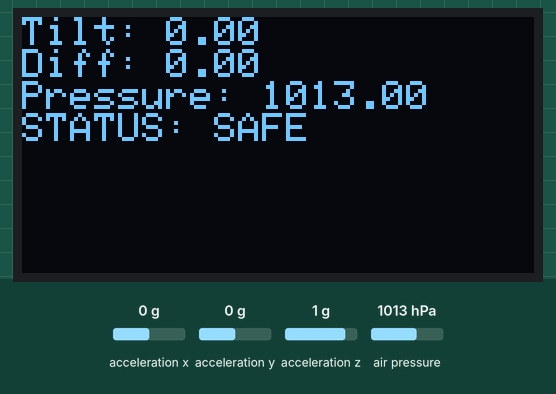
This sketch was run on a simulated ESP32. Parts: 128×64 one-colour display. Wiring (inferred from the names in the program): MPU-6050 motion sensor at I2C address 0x69. The inputs (shaded band) are chosen by the test bench; at power-on: acceleration x 0 g, air pressure 1013 hPa, acceleration y 0 g, acceleration z 1 g. Nothing arrives over Bluetooth unless stated; what the sketch prints to the serial monitor is not drawn.

Above: at 8.3 s.
8.4 s: acceleration x set to -1.4 g
At 8.61 s:
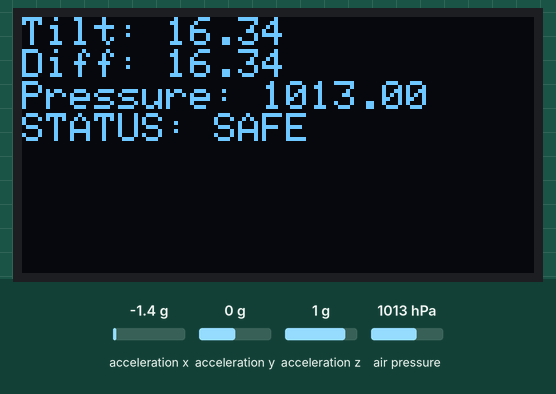
10.0 s: air pressure set to 952 hPa
At 11.34 s:
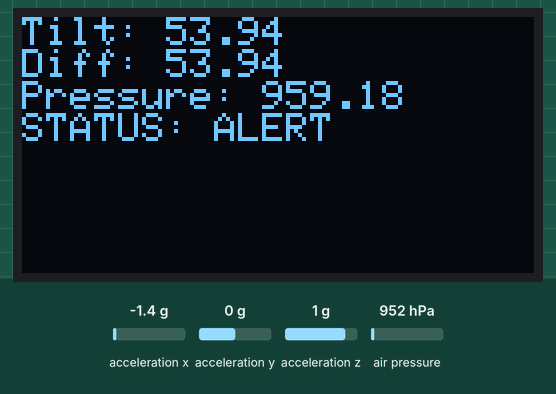
13.0 s: acceleration y set to -1.4 g
At 13.15 s:
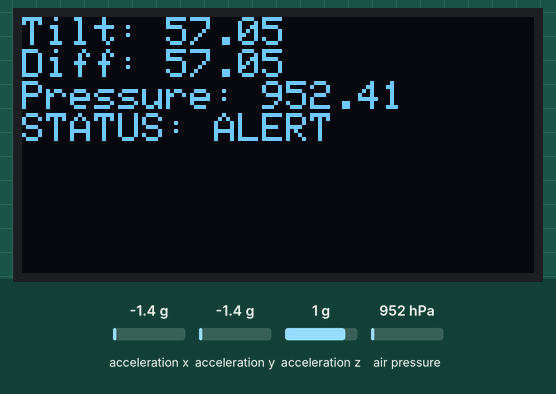
14.5 s: acceleration z set to -1.4 g
At 14.74 s:
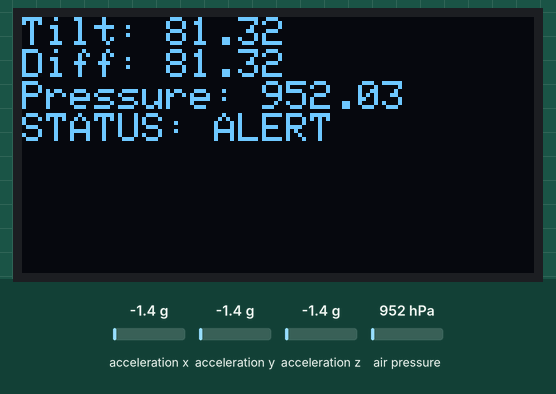
16.1 s: acceleration x set to -0.8 g
At 16.33 s:
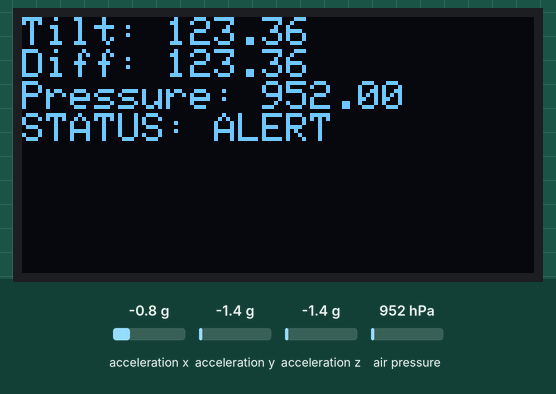
Timing chart, 0 to 18.7 s (numbered marks = the images above; inputs shaded):
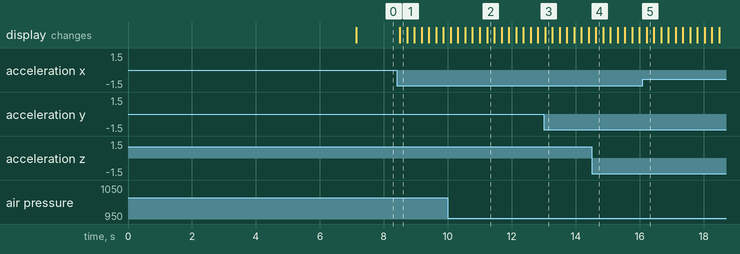

The sketch:

ScoutNode.ino
```cpp
#include <Wire.h>
#include <Adafruit_BMP085.h>
#include <WiFi.h>
#include <esp_now.h>
#include <Adafruit_GFX.h>
#include <Adafruit_SSD1306.h>
#include <BLEDevice.h>
#include <BLEUtils.h>
#include <BLEServer.h>
#include <BLEAdvertising.h>

// =======================
// BLE Definitions & Protocol
// =======================
#define BLE_SERVICE_UUID "4fafc201-1fb5-459e-8fcc-c5c9c331914b"
#define BLE_DEVICE_NAME  "ScoutNode_J2"

enum AlertState {
  STATE_NORMAL,
  STATE_FALL_ALERT
};

AlertState currentBleState = STATE_NORMAL;
BLEAdvertising *pAdvertising = nullptr;

// =======================
// I2C Pins
// =======================
#define I2C_SDA 21
#define I2C_SCL 22

#define MPU6050_ADDR 0x69

Adafruit_BMP085 bmp;
#define SCREEN_WIDTH 128
#define SCREEN_HEIGHT 64

Adafruit_SSD1306 display(
  SCREEN_WIDTH,
  SCREEN_HEIGHT,
  &Wire,
  -1
);

//=======================
// Calibration Variables
//=======================

float baselinePressure = 0;
float baselineTilt = 0;

float currentPressure = 0;
float currentTilt = 0;

// Thresholds
const float TILT_THRESHOLD = 15.0;
const float PRESSURE_THRESHOLD = 2.0;

const int REQUIRED_COUNT = 5;

int sustainCounter = 0;

bool alertTriggered = false;

const float ALPHA = 0.3;

//=======================
// Speaker MAC Address
//=======================

// CHANGE THIS LATER
uint8_t speakerAddress[] =
{
  0xFC,0xF5,0xC4,0xAA,0xD3,0xD3
};

typedef struct
{
  char message[20];
} AlertMessage;

AlertMessage outgoing;

//=======================
// BLE Advertising Update (State-Driven)
//=======================

void updateBleAdvertising(AlertState state)
{
    if (pAdvertising == nullptr) return;

    pAdvertising->stop();

    BLEAdvertisementData advData;

    // Do NOT call setCompleteServices() to prevent exceeding 31-byte legacy BLE packet limit

    // 1-byte state payload: 0x00 = NORMAL, 0x01 = FALL_ALERT
    uint8_t alertByte = (state == STATE_FALL_ALERT) ? 0x01 : 0x00;
    String payload = "";
    payload += (char)alertByte;

    advData.setServiceData(
        BLEUUID(BLE_SERVICE_UUID),
        payload
    );

    // Main advertisement packet
    pAdvertising->setAdvertisementData(advData);

    // Keep device name in scan response to reduce
    // the size of the main advertising packet.
    BLEAdvertisementData scanResponseData;
    scanResponseData.setName(BLE_DEVICE_NAME);
    pAdvertising->setScanResponseData(scanResponseData);

    // Advertising interval: 160 ms
    pAdvertising->setMinInterval(0x0100);
    pAdvertising->setMaxInterval(0x0100);

    pAdvertising->start();

    Serial.print("BLE Advertisement Updated: ");
    if (state == STATE_FALL_ALERT)
    {
        Serial.println("FALL_ALERT / state 0x01");
    }
    else
    {
        Serial.println("NORMAL / state 0x00");
    }
}


//=======================
// MPU6050 Functions
//=======================

void readMPU6050Raw(int16_t &ax,
                   int16_t &ay,
                   int16_t &az)
{
  Wire.beginTransmission(MPU6050_ADDR);
  Wire.write(0x3B);
  Wire.endTransmission(false);

  Wire.requestFrom((uint8_t)MPU6050_ADDR,
                   (size_t)6,
                   true);

  ax=(Wire.read()<<8)|Wire.read();
  ay=(Wire.read()<<8)|Wire.read();
  az=(Wire.read()<<8)|Wire.read();
}

float calculateTilt(int16_t ax,
                    int16_t ay,
                    int16_t az)
{
  float fx=ax/16384.0;
  float fy=ay/16384.0;
  float fz=az/16384.0;

  float total=sqrt(fx*fx+fy*fy+fz*fz);

  if(total==0)
    return 0;

  float c=fz/total;

  c=constrain(c,-1,1);

  return acos(c)*180.0/PI;
}

//=======================
// ESP-NOW Callback
//=======================
//=======================
// ESP-NOW Callback (ESP32 Core 3.x)
//=======================

void onDataSent(const wifi_tx_info_t *info,
                esp_now_send_status_t status)
{
  Serial.print("Send Status : ");

  if(status == ESP_NOW_SEND_SUCCESS)
    Serial.println("Success");
  else
    Serial.println("Failed");
}

//=======================
// Setup
//=======================

void setup()
{

  Serial.begin(115200);

  Wire.begin(I2C_SDA,I2C_SCL);
  if(!display.begin(SSD1306_SWITCHCAPVCC, 0x3C))
{
  Serial.println("OLED Failed");
}
else
{
  Serial.println("OLED Ready");

  display.clearDisplay();
  display.setTextSize(2);
  display.setTextColor(SSD1306_WHITE);

  display.setCursor(0,0);
  display.println("Scout");
  display.println("Node");

  display.display();

  delay(2000);
}

  // Wake MPU6050
  Wire.beginTransmission(MPU6050_ADDR);
  Wire.write(0x6B);
  Wire.write(0);
  Wire.endTransmission(true);

  if(!bmp.begin())
  {
    Serial.println("BMP180 Error");

    while(1);
  }

  Serial.println("Calibrating...");

  float pressureSum=0;
  float tiltSum=0;

  for(int i=0;i<50;i++)
  {
      int16_t ax,ay,az;

      readMPU6050Raw(ax,ay,az);

      tiltSum+=calculateTilt(ax,ay,az);

      pressureSum+=bmp.readPressure()/100.0;

      delay(100);
  }

  baselineTilt=tiltSum/50.0;

  baselinePressure=pressureSum/50.0;

  currentTilt=baselineTilt;

  currentPressure=baselinePressure;

  Serial.println("Calibration Complete");

  Serial.println("Time,Tilt,TiltDiff,Pressure,PressureDiff,Status");

  // ESP-NOW initialization
  WiFi.mode(WIFI_STA);
  Serial.print("Channel: ");
  Serial.println(WiFi.channel());

  if(esp_now_init()!=ESP_OK)
  {
      Serial.println("ESP-NOW Error");

      return;
  }

  esp_now_register_send_cb(onDataSent);
    // Add Speaker Node as ESP-NOW peer

  esp_now_peer_info_t peerInfo = {};

  memcpy(peerInfo.peer_addr,
         speakerAddress,
         6);

  peerInfo.channel = 0;
  peerInfo.encrypt = false;


  if(esp_now_add_peer(&peerInfo) != ESP_OK)
  {
      Serial.println("Failed to add Speaker Peer");
      return;
  }
  Serial.println("Speaker Peer Added");

  // Initialize BLE Device and start advertising
  BLEDevice::init(BLE_DEVICE_NAME);
  pAdvertising = BLEDevice::getAdvertising();
  currentBleState = STATE_NORMAL;
  updateBleAdvertising(STATE_NORMAL);

  Serial.println("Scout Node Ready (ESP-NOW + BLE Active)");

}


//=======================
// Send Alert Function
//=======================

void sendAlert(const char *msg)
{
    strcpy(outgoing.message, msg);

    esp_err_t result = esp_now_send(
        speakerAddress,
        (uint8_t *)&outgoing,
        sizeof(outgoing)
    );

    Serial.print("esp_now_send() returned: ");
    Serial.println(result);

    if(result == ESP_OK)
        Serial.println("Alert Sent");
    else
        Serial.println("Send Error");
}


//=======================
// LOOP
//=======================

void loop()
{

  int16_t ax,ay,az;


  // Read MPU6050
  readMPU6050Raw(ax,ay,az);


  float newTilt =
  calculateTilt(ax,ay,az);


  float newPressure =
  bmp.readPressure()/100.0;


  // Low pass filtering

  currentTilt =
  ALPHA * newTilt +
  (1-ALPHA) * currentTilt;


  currentPressure =
  ALPHA * newPressure +
  (1-ALPHA) * currentPressure;


  float tiltDifference =
  abs(currentTilt - baselineTilt);


  float pressureDifference =
  abs(currentPressure - baselinePressure);


  // =======================
  // CSV Serial Output
  // =======================

  Serial.print(millis());
  Serial.print(",");
  Serial.print(currentTilt, 2);
  Serial.print(",");
  Serial.print(tiltDifference, 2);
  Serial.print(",");
  Serial.print(currentPressure, 2);
  Serial.print(",");
  Serial.print(pressureDifference, 2);
  Serial.print(",");

  if (sustainCounter >= REQUIRED_COUNT)
  {
      Serial.println("ALERT");
  }
  else
  {
      Serial.println("SAFE");
  }
  display.clearDisplay();

  display.setTextSize(1);
  display.setCursor(0,0);

  display.print("Tilt: ");
  display.println(currentTilt);

  display.print("Diff: ");
  display.println(tiltDifference);


  display.print("Pressure: ");
  display.println(currentPressure);


  if(sustainCounter >= REQUIRED_COUNT)
  {
    display.println("STATUS: ALERT");
  }
  else
  {
    display.println("STATUS: SAFE");
  }


  display.display();


  if(tiltDifference > TILT_THRESHOLD &&
     pressureDifference > PRESSURE_THRESHOLD)
  {
      sustainCounter++;
  }
  else
  {
      sustainCounter = 0;
      if (alertTriggered)
      {
          alertTriggered = false;
          // State transition: Return to NORMAL
          if (currentBleState != STATE_NORMAL)
          {
              currentBleState = STATE_NORMAL;
              updateBleAdvertising(STATE_NORMAL);
          }
      }
  }


  // Condition should remain for some samples
  if(sustainCounter >= REQUIRED_COUNT &&
     !alertTriggered)
  {
      Serial.println("DANGER DETECTED");

      // 1. ESP-NOW to Speaker Node
      sendAlert("FALL ALERT");

      alertTriggered = true;

      // 2. State transition: Update BLE Broadcast to FALL_ALERT
      if (currentBleState != STATE_FALL_ALERT)
      {
          currentBleState = STATE_FALL_ALERT;
          updateBleAdvertising(STATE_FALL_ALERT);
      }
  }

  delay(200);

}
```

Measured:
- after the input at 8.4 s, the display: changes after 0.10 s (image 1)
